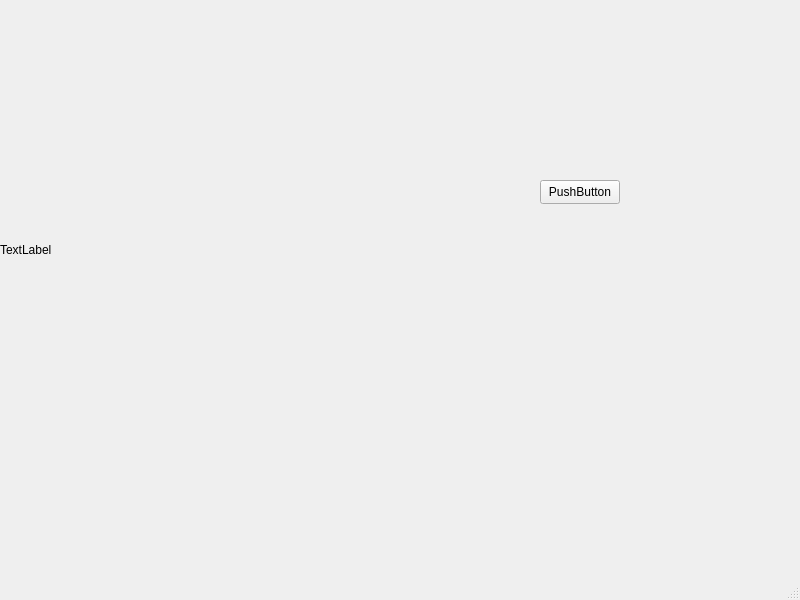
<?xml version="1.0" encoding="UTF-8"?>
<ui version="4.0">
 <class>MainWindow</class>
 <widget class="QMainWindow" name="MainWindow">
  <property name="geometry">
   <rect>
    <x>0</x>
    <y>0</y>
    <width>800</width>
    <height>600</height>
   </rect>
  </property>
  <property name="windowTitle">
   <string>MainWindow</string>
  </property>
  <widget class="QWidget" name="centralwidget">
   <widget class="QLabel" name="label">
    <property name="geometry">
     <rect>
      <x>0</x>
      <y>0</y>
      <width>500</width>
      <height>500</height>
     </rect>
    </property>
    <property name="text">
     <string>TextLabel</string>
    </property>
   </widget>
   <widget class="QPushButton" name="pushButton">
    <property name="geometry">
     <rect>
      <x>540</x>
      <y>180</y>
      <width>80</width>
      <height>24</height>
     </rect>
    </property>
    <property name="text">
     <string>PushButton</string>
    </property>
   </widget>
  </widget>
  <widget class="QMenuBar" name="menubar">
   <property name="geometry">
    <rect>
     <x>0</x>
     <y>0</y>
     <width>800</width>
     <height>21</height>
    </rect>
   </property>
  </widget>
  <widget class="QStatusBar" name="statusbar"/>
 </widget>
 <resources/>
 <connections/>
</ui>
